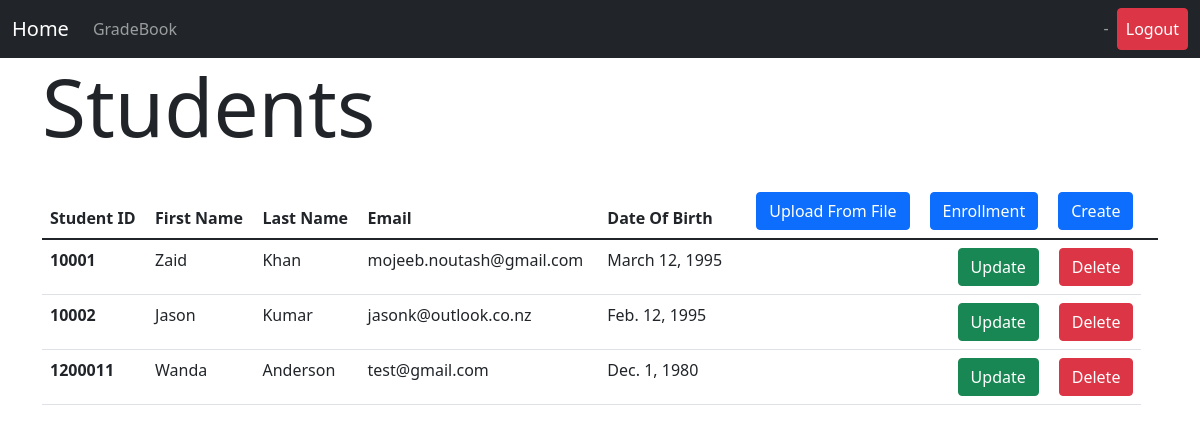
/students (signed in), run on the app's committed database.
### gradebook/models.py (models this page shows, shortened)
class Student(models.Model):
    user = models.OneToOneField(User, null=True, on_delete=models.CASCADE)
    studentID = models.PositiveIntegerField(null=False, blank=False, unique=True)
    firstName = models.CharField(max_length=50, null=False, blank=False)
    lastName = models.CharField(max_length=50, null=False, blank=False)
    email = models.EmailField(max_length=254, null=False, blank=False)
    dateOfBirth = models.DateField(null=False, blank=False)

### gradebook/views.py (the view)
# urls.py: path('students', ListStudentsView.as_view(), name='list_students'),
class ListStudentsView(ListView):
    model = Student
    template_name = 'student/list_students.html'

### gradebook/templates/student/list_students.html (shortened to what this page needs)
{% extends "base.html" %}
{% block content %}
    <h1 class="display-1" style="margin-bottom: 30px">Students</h1>
    <table class="table">
  <thead>
    <tr>
      <th scope="col">Student ID</th>
      <th scope="col">First Name</th>
      <th scope="col">Last Name</th>
      <th scope="col">Email</th>
      <th scope="col">Date Of Birth</th>
      <th>
          <a href="{% url "create_student" %}" class="btn btn-primary" style="float: right;">Create</a>
          <a href="{% url "list_student_enrolment" %}" class="btn btn-primary" style="float: right;margin-right: 20px">Enrollment</a>
          <a href="{% url "upload_student" %}" class="btn btn-primary" style="float: right;margin-right: 20px">Upload From File</a>
      </th>
      <th></th>
    </tr>
  </thead>
  <tbody>
  {% for student in object_list %}
    <tr>
      <th scope="row">{{ student.studentID }}</th>
      <td>{{ student.firstName }}</td>
      <td>{{ student.lastName }}</td>
      <td>{{ student.email }}</td>
      <td>{{ student.dateOfBirth }}</td>
      <td>
          <a href="{% url "delete_student" student.id %}" class="btn btn-danger" style="float: right">Delete</a>
          <a href="{% url "update_student" student.id %}" class="btn btn-success" style="float: right; margin-right: 20px">Update</a>
      </td>
    </tr>
  {% endfor %}
  </tbody>
</table>
{% endblock %}

### data on the page
Student: studentID "10001", firstName "Zaid", lastName "Khan", email "mojeeb.noutash@gmail.com", dateOfBirth "March 12, 1995"
Student: studentID "10002", firstName "Jason", lastName "Kumar", email "jasonk@outlook.co.nz", dateOfBirth "Feb. 12, 1995"
Student: studentID "1200011", firstName "Wanda", lastName "Anderson", email "test@gmail.com", dateOfBirth "Dec. 1, 1980"
